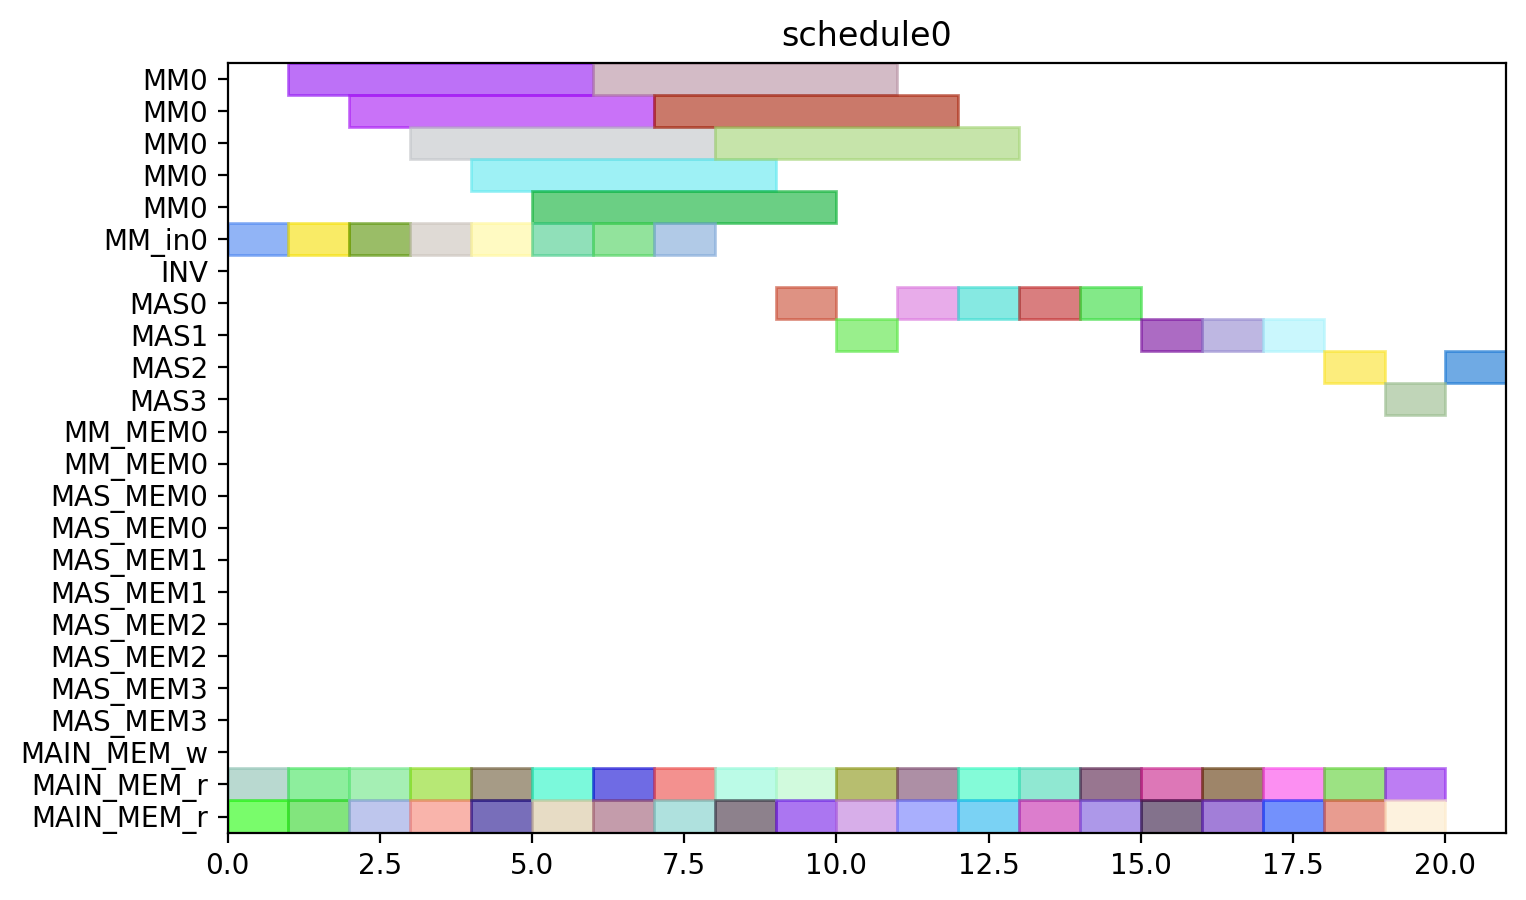

The Python source for this figure:
from pyschedule import Scenario, solvers, plotters, alt


def solve():
	horizon = 110
	S = Scenario("schedule0", horizon=horizon)

	# resource
	MM = S.Resources('MM', num=1, size=5)
	MM_in = S.Resources('MM_in', num=1)
	INV = S.Resource('INV')
	MAS = S.Resources('MAS', num=4, size=1, periods=range(1, horizon))
	MM_MEM = S.Resources('MM_MEM', num=1, size=2)
	MAS_MEM = S.Resources('MAS_MEM', num=4, size=2)
	MAIN_MEM_w = S.Resource('MAIN_MEM_w', size=1)
	MAIN_MEM_r = S.Resource('MAIN_MEM_r', size=2)

	# result of previous scheduling

	# new tasks
	c_t0_t0_t0_in = S.Task('c_t0_t0_t0_in', length=1, delay_cost=1)
	c_t0_t0_t0_in += alt(MM_in)
	c_t0_t0_t0 = S.Task('c_t0_t0_t0', length=5, delay_cost=1)
	c_t0_t0_t0 += alt(MM)
	S += c_t0_t0_t0>=c_t0_t0_t0_in

	c_t0_t0_t0_mem0 = S.Task('c_t0_t0_t0_mem0', length=1, delay_cost=1)
	c_t0_t0_t0_mem0 += MAIN_MEM_r
	S += c_t0_t0_t0_mem0 <= c_t0_t0_t0

	c_t0_t0_t0_mem1 = S.Task('c_t0_t0_t0_mem1', length=1, delay_cost=1)
	c_t0_t0_t0_mem1 += MAIN_MEM_r
	S += c_t0_t0_t0_mem1 <= c_t0_t0_t0

	c_t0_t0_t1_in = S.Task('c_t0_t0_t1_in', length=1, delay_cost=1)
	c_t0_t0_t1_in += alt(MM_in)
	c_t0_t0_t1 = S.Task('c_t0_t0_t1', length=5, delay_cost=1)
	c_t0_t0_t1 += alt(MM)
	S += c_t0_t0_t1>=c_t0_t0_t1_in

	c_t0_t0_t1_mem0 = S.Task('c_t0_t0_t1_mem0', length=1, delay_cost=1)
	c_t0_t0_t1_mem0 += MAIN_MEM_r
	S += c_t0_t0_t1_mem0 <= c_t0_t0_t1

	c_t0_t0_t1_mem1 = S.Task('c_t0_t0_t1_mem1', length=1, delay_cost=1)
	c_t0_t0_t1_mem1 += MAIN_MEM_r
	S += c_t0_t0_t1_mem1 <= c_t0_t0_t1

	c_t0_t0_t2 = S.Task('c_t0_t0_t2', length=1, delay_cost=1)
	c_t0_t0_t2 += alt(MAS)

	c_t0_t0_t2_mem0 = S.Task('c_t0_t0_t2_mem0', length=1, delay_cost=1)
	c_t0_t0_t2_mem0 += MAIN_MEM_r
	S += c_t0_t0_t2_mem0 <= c_t0_t0_t2

	c_t0_t0_t2_mem1 = S.Task('c_t0_t0_t2_mem1', length=1, delay_cost=1)
	c_t0_t0_t2_mem1 += MAIN_MEM_r
	S += c_t0_t0_t2_mem1 <= c_t0_t0_t2

	c_t0_t0_t3 = S.Task('c_t0_t0_t3', length=1, delay_cost=1)
	c_t0_t0_t3 += alt(MAS)

	c_t0_t0_t3_mem0 = S.Task('c_t0_t0_t3_mem0', length=1, delay_cost=1)
	c_t0_t0_t3_mem0 += MAIN_MEM_r
	S += c_t0_t0_t3_mem0 <= c_t0_t0_t3

	c_t0_t0_t3_mem1 = S.Task('c_t0_t0_t3_mem1', length=1, delay_cost=1)
	c_t0_t0_t3_mem1 += MAIN_MEM_r
	S += c_t0_t0_t3_mem1 <= c_t0_t0_t3

	c_t0_t1_t0_in = S.Task('c_t0_t1_t0_in', length=1, delay_cost=1)
	c_t0_t1_t0_in += alt(MM_in)
	c_t0_t1_t0 = S.Task('c_t0_t1_t0', length=5, delay_cost=1)
	c_t0_t1_t0 += alt(MM)
	S += c_t0_t1_t0>=c_t0_t1_t0_in

	c_t0_t1_t0_mem0 = S.Task('c_t0_t1_t0_mem0', length=1, delay_cost=1)
	c_t0_t1_t0_mem0 += MAIN_MEM_r
	S += c_t0_t1_t0_mem0 <= c_t0_t1_t0

	c_t0_t1_t0_mem1 = S.Task('c_t0_t1_t0_mem1', length=1, delay_cost=1)
	c_t0_t1_t0_mem1 += MAIN_MEM_r
	S += c_t0_t1_t0_mem1 <= c_t0_t1_t0

	c_t0_t1_t1_in = S.Task('c_t0_t1_t1_in', length=1, delay_cost=1)
	c_t0_t1_t1_in += alt(MM_in)
	c_t0_t1_t1 = S.Task('c_t0_t1_t1', length=5, delay_cost=1)
	c_t0_t1_t1 += alt(MM)
	S += c_t0_t1_t1>=c_t0_t1_t1_in

	c_t0_t1_t1_mem0 = S.Task('c_t0_t1_t1_mem0', length=1, delay_cost=1)
	c_t0_t1_t1_mem0 += MAIN_MEM_r
	S += c_t0_t1_t1_mem0 <= c_t0_t1_t1

	c_t0_t1_t1_mem1 = S.Task('c_t0_t1_t1_mem1', length=1, delay_cost=1)
	c_t0_t1_t1_mem1 += MAIN_MEM_r
	S += c_t0_t1_t1_mem1 <= c_t0_t1_t1

	c_t0_t1_t2 = S.Task('c_t0_t1_t2', length=1, delay_cost=1)
	c_t0_t1_t2 += alt(MAS)

	c_t0_t1_t2_mem0 = S.Task('c_t0_t1_t2_mem0', length=1, delay_cost=1)
	c_t0_t1_t2_mem0 += MAIN_MEM_r
	S += c_t0_t1_t2_mem0 <= c_t0_t1_t2

	c_t0_t1_t2_mem1 = S.Task('c_t0_t1_t2_mem1', length=1, delay_cost=1)
	c_t0_t1_t2_mem1 += MAIN_MEM_r
	S += c_t0_t1_t2_mem1 <= c_t0_t1_t2

	c_t0_t1_t3 = S.Task('c_t0_t1_t3', length=1, delay_cost=1)
	c_t0_t1_t3 += alt(MAS)

	c_t0_t1_t3_mem0 = S.Task('c_t0_t1_t3_mem0', length=1, delay_cost=1)
	c_t0_t1_t3_mem0 += MAIN_MEM_r
	S += c_t0_t1_t3_mem0 <= c_t0_t1_t3

	c_t0_t1_t3_mem1 = S.Task('c_t0_t1_t3_mem1', length=1, delay_cost=1)
	c_t0_t1_t3_mem1 += MAIN_MEM_r
	S += c_t0_t1_t3_mem1 <= c_t0_t1_t3

	c_t0_t20 = S.Task('c_t0_t20', length=1, delay_cost=1)
	c_t0_t20 += alt(MAS)

	c_t0_t20_mem0 = S.Task('c_t0_t20_mem0', length=1, delay_cost=1)
	c_t0_t20_mem0 += MAIN_MEM_r
	S += c_t0_t20_mem0 <= c_t0_t20

	c_t0_t20_mem1 = S.Task('c_t0_t20_mem1', length=1, delay_cost=1)
	c_t0_t20_mem1 += MAIN_MEM_r
	S += c_t0_t20_mem1 <= c_t0_t20

	c_t0_t21 = S.Task('c_t0_t21', length=1, delay_cost=1)
	c_t0_t21 += alt(MAS)

	c_t0_t21_mem0 = S.Task('c_t0_t21_mem0', length=1, delay_cost=1)
	c_t0_t21_mem0 += MAIN_MEM_r
	S += c_t0_t21_mem0 <= c_t0_t21

	c_t0_t21_mem1 = S.Task('c_t0_t21_mem1', length=1, delay_cost=1)
	c_t0_t21_mem1 += MAIN_MEM_r
	S += c_t0_t21_mem1 <= c_t0_t21

	c_t0_t30 = S.Task('c_t0_t30', length=1, delay_cost=1)
	c_t0_t30 += alt(MAS)

	c_t0_t30_mem0 = S.Task('c_t0_t30_mem0', length=1, delay_cost=1)
	c_t0_t30_mem0 += MAIN_MEM_r
	S += c_t0_t30_mem0 <= c_t0_t30

	c_t0_t30_mem1 = S.Task('c_t0_t30_mem1', length=1, delay_cost=1)
	c_t0_t30_mem1 += MAIN_MEM_r
	S += c_t0_t30_mem1 <= c_t0_t30

	c_t0_t31 = S.Task('c_t0_t31', length=1, delay_cost=1)
	c_t0_t31 += alt(MAS)

	c_t0_t31_mem0 = S.Task('c_t0_t31_mem0', length=1, delay_cost=1)
	c_t0_t31_mem0 += MAIN_MEM_r
	S += c_t0_t31_mem0 <= c_t0_t31

	c_t0_t31_mem1 = S.Task('c_t0_t31_mem1', length=1, delay_cost=1)
	c_t0_t31_mem1 += MAIN_MEM_r
	S += c_t0_t31_mem1 <= c_t0_t31

	c_t1_t0_t0_in = S.Task('c_t1_t0_t0_in', length=1, delay_cost=1)
	c_t1_t0_t0_in += alt(MM_in)
	c_t1_t0_t0 = S.Task('c_t1_t0_t0', length=5, delay_cost=1)
	c_t1_t0_t0 += alt(MM)
	S += c_t1_t0_t0>=c_t1_t0_t0_in

	c_t1_t0_t0_mem0 = S.Task('c_t1_t0_t0_mem0', length=1, delay_cost=1)
	c_t1_t0_t0_mem0 += MAIN_MEM_r
	S += c_t1_t0_t0_mem0 <= c_t1_t0_t0

	c_t1_t0_t0_mem1 = S.Task('c_t1_t0_t0_mem1', length=1, delay_cost=1)
	c_t1_t0_t0_mem1 += MAIN_MEM_r
	S += c_t1_t0_t0_mem1 <= c_t1_t0_t0

	c_t1_t0_t1_in = S.Task('c_t1_t0_t1_in', length=1, delay_cost=1)
	c_t1_t0_t1_in += alt(MM_in)
	c_t1_t0_t1 = S.Task('c_t1_t0_t1', length=5, delay_cost=1)
	c_t1_t0_t1 += alt(MM)
	S += c_t1_t0_t1>=c_t1_t0_t1_in

	c_t1_t0_t1_mem0 = S.Task('c_t1_t0_t1_mem0', length=1, delay_cost=1)
	c_t1_t0_t1_mem0 += MAIN_MEM_r
	S += c_t1_t0_t1_mem0 <= c_t1_t0_t1

	c_t1_t0_t1_mem1 = S.Task('c_t1_t0_t1_mem1', length=1, delay_cost=1)
	c_t1_t0_t1_mem1 += MAIN_MEM_r
	S += c_t1_t0_t1_mem1 <= c_t1_t0_t1

	c_t1_t0_t2 = S.Task('c_t1_t0_t2', length=1, delay_cost=1)
	c_t1_t0_t2 += alt(MAS)

	c_t1_t0_t2_mem0 = S.Task('c_t1_t0_t2_mem0', length=1, delay_cost=1)
	c_t1_t0_t2_mem0 += MAIN_MEM_r
	S += c_t1_t0_t2_mem0 <= c_t1_t0_t2

	c_t1_t0_t2_mem1 = S.Task('c_t1_t0_t2_mem1', length=1, delay_cost=1)
	c_t1_t0_t2_mem1 += MAIN_MEM_r
	S += c_t1_t0_t2_mem1 <= c_t1_t0_t2

	c_t1_t0_t3 = S.Task('c_t1_t0_t3', length=1, delay_cost=1)
	c_t1_t0_t3 += alt(MAS)

	c_t1_t0_t3_mem0 = S.Task('c_t1_t0_t3_mem0', length=1, delay_cost=1)
	c_t1_t0_t3_mem0 += MAIN_MEM_r
	S += c_t1_t0_t3_mem0 <= c_t1_t0_t3

	c_t1_t0_t3_mem1 = S.Task('c_t1_t0_t3_mem1', length=1, delay_cost=1)
	c_t1_t0_t3_mem1 += MAIN_MEM_r
	S += c_t1_t0_t3_mem1 <= c_t1_t0_t3

	c_t1_t1_t0_in = S.Task('c_t1_t1_t0_in', length=1, delay_cost=1)
	c_t1_t1_t0_in += alt(MM_in)
	c_t1_t1_t0 = S.Task('c_t1_t1_t0', length=5, delay_cost=1)
	c_t1_t1_t0 += alt(MM)
	S += c_t1_t1_t0>=c_t1_t1_t0_in

	c_t1_t1_t0_mem0 = S.Task('c_t1_t1_t0_mem0', length=1, delay_cost=1)
	c_t1_t1_t0_mem0 += MAIN_MEM_r
	S += c_t1_t1_t0_mem0 <= c_t1_t1_t0

	c_t1_t1_t0_mem1 = S.Task('c_t1_t1_t0_mem1', length=1, delay_cost=1)
	c_t1_t1_t0_mem1 += MAIN_MEM_r
	S += c_t1_t1_t0_mem1 <= c_t1_t1_t0

	c_t1_t1_t1_in = S.Task('c_t1_t1_t1_in', length=1, delay_cost=1)
	c_t1_t1_t1_in += alt(MM_in)
	c_t1_t1_t1 = S.Task('c_t1_t1_t1', length=5, delay_cost=1)
	c_t1_t1_t1 += alt(MM)
	S += c_t1_t1_t1>=c_t1_t1_t1_in

	c_t1_t1_t1_mem0 = S.Task('c_t1_t1_t1_mem0', length=1, delay_cost=1)
	c_t1_t1_t1_mem0 += MAIN_MEM_r
	S += c_t1_t1_t1_mem0 <= c_t1_t1_t1

	c_t1_t1_t1_mem1 = S.Task('c_t1_t1_t1_mem1', length=1, delay_cost=1)
	c_t1_t1_t1_mem1 += MAIN_MEM_r
	S += c_t1_t1_t1_mem1 <= c_t1_t1_t1

	c_t1_t1_t2 = S.Task('c_t1_t1_t2', length=1, delay_cost=1)
	c_t1_t1_t2 += alt(MAS)

	c_t1_t1_t2_mem0 = S.Task('c_t1_t1_t2_mem0', length=1, delay_cost=1)
	c_t1_t1_t2_mem0 += MAIN_MEM_r
	S += c_t1_t1_t2_mem0 <= c_t1_t1_t2

	c_t1_t1_t2_mem1 = S.Task('c_t1_t1_t2_mem1', length=1, delay_cost=1)
	c_t1_t1_t2_mem1 += MAIN_MEM_r
	S += c_t1_t1_t2_mem1 <= c_t1_t1_t2

	c_t1_t1_t3 = S.Task('c_t1_t1_t3', length=1, delay_cost=1)
	c_t1_t1_t3 += alt(MAS)

	c_t1_t1_t3_mem0 = S.Task('c_t1_t1_t3_mem0', length=1, delay_cost=1)
	c_t1_t1_t3_mem0 += MAIN_MEM_r
	S += c_t1_t1_t3_mem0 <= c_t1_t1_t3

	c_t1_t1_t3_mem1 = S.Task('c_t1_t1_t3_mem1', length=1, delay_cost=1)
	c_t1_t1_t3_mem1 += MAIN_MEM_r
	S += c_t1_t1_t3_mem1 <= c_t1_t1_t3

	solvers.mip.solve(S,msg=1,kind='CPLEX',ratio_gap=1.01)

	solution = [['hoge']*len(S.solution()[1]) for i in range(len(S.solution()))]
	for i in range(len(S.solution())):
		for j in range(len(S.solution()[i])):
			solution[i][j]=str(S.solution()[i][j])
	print(solution)

	cycles = int(solution[-1][3])

	pic_file_name = "/home/mfukuda/ABE/python/multiRAM_multiMAS/scheduling_result/stage5MM1_stage1MAS4/MUL/schedule0.png"
	if(S.solution() != []):
		plotters.matplotlib.plot(S,img_filename=pic_file_name, show_task_labels=False, fig_size=(cycles*0.25+3, 5))

	return solution
